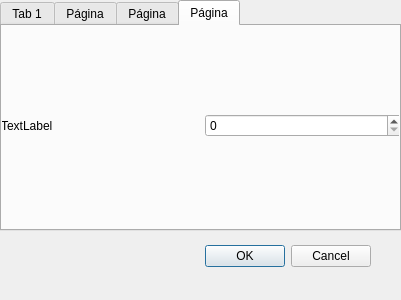
<?xml version="1.0" encoding="UTF-8"?>
<ui version="4.0">
 <class>Dialog</class>
 <widget class="QDialog" name="Dialog">
  <property name="geometry">
   <rect>
    <x>0</x>
    <y>0</y>
    <width>401</width>
    <height>300</height>
   </rect>
  </property>
  <property name="windowTitle">
   <string>Dialog</string>
  </property>
  <widget class="QDialogButtonBox" name="buttonBox">
   <property name="geometry">
    <rect>
     <x>30</x>
     <y>240</y>
     <width>341</width>
     <height>32</height>
    </rect>
   </property>
   <property name="orientation">
    <enum>Qt::Horizontal</enum>
   </property>
   <property name="standardButtons">
    <set>QDialogButtonBox::Cancel|QDialogButtonBox::Ok</set>
   </property>
  </widget>
  <widget class="QTabWidget" name="tabWidget">
   <property name="geometry">
    <rect>
     <x>0</x>
     <y>0</y>
     <width>401</width>
     <height>231</height>
    </rect>
   </property>
   <property name="currentIndex">
    <number>3</number>
   </property>
   <widget class="QWidget" name="tab_1">
    <attribute name="title">
     <string>Tab 1</string>
    </attribute>
    <widget class="QWidget" name="gridLayoutWidget">
     <property name="geometry">
      <rect>
       <x>-1</x>
       <y>-1</y>
       <width>401</width>
       <height>211</height>
      </rect>
     </property>
     <layout class="QGridLayout" name="gridLayout">
      <property name="leftMargin">
       <number>20</number>
      </property>
      <property name="topMargin">
       <number>20</number>
      </property>
      <property name="rightMargin">
       <number>20</number>
      </property>
      <property name="bottomMargin">
       <number>20</number>
      </property>
      <item row="0" column="0">
       <widget class="QLabel" name="label_1_1">
        <property name="text">
         <string>TextLabel</string>
        </property>
       </widget>
      </item>
      <item row="1" column="0">
       <widget class="QLabel" name="label_1_2">
        <property name="text">
         <string>TextLabel</string>
        </property>
       </widget>
      </item>
      <item row="0" column="1">
       <widget class="QSpinBox" name="spinBox_1_1"/>
      </item>
      <item row="1" column="1">
       <widget class="QSpinBox" name="spinBox_1_2"/>
      </item>
     </layout>
    </widget>
   </widget>
   <widget class="QWidget" name="tab_2">
    <attribute name="title">
     <string>Página</string>
    </attribute>
    <widget class="QWidget" name="gridLayoutWidget_2">
     <property name="geometry">
      <rect>
       <x>-1</x>
       <y>-1</y>
       <width>401</width>
       <height>201</height>
      </rect>
     </property>
     <layout class="QGridLayout" name="gridLayout_2">
      <item row="0" column="0">
       <widget class="QLabel" name="label_2_1">
        <property name="text">
         <string>TextLabel</string>
        </property>
       </widget>
      </item>
     </layout>
    </widget>
   </widget>
   <widget class="QWidget" name="tab_3">
    <attribute name="title">
     <string>Página</string>
    </attribute>
    <widget class="QWidget" name="gridLayoutWidget_3">
     <property name="geometry">
      <rect>
       <x>-1</x>
       <y>-1</y>
       <width>401</width>
       <height>201</height>
      </rect>
     </property>
     <layout class="QGridLayout" name="gridLayout_3">
      <item row="1" column="0">
       <widget class="QLabel" name="label_3_2">
        <property name="text">
         <string>TextLabel</string>
        </property>
       </widget>
      </item>
      <item row="0" column="0">
       <widget class="QLabel" name="label_3_1">
        <property name="text">
         <string>TextLabel</string>
        </property>
       </widget>
      </item>
      <item row="2" column="0">
       <widget class="QLabel" name="label_3_3">
        <property name="text">
         <string>TextLabel</string>
        </property>
       </widget>
      </item>
      <item row="0" column="1">
       <widget class="QLineEdit" name="lineEdit_3_1"/>
      </item>
      <item row="1" column="1">
       <widget class="QLineEdit" name="lineEdit_3_2"/>
      </item>
      <item row="2" column="1">
       <widget class="QLineEdit" name="lineEdit_3_3"/>
      </item>
     </layout>
    </widget>
   </widget>
   <widget class="QWidget" name="tab_4">
    <attribute name="title">
     <string>Página</string>
    </attribute>
    <widget class="QWidget" name="gridLayoutWidget_4">
     <property name="geometry">
      <rect>
       <x>-1</x>
       <y>-1</y>
       <width>401</width>
       <height>201</height>
      </rect>
     </property>
     <layout class="QGridLayout" name="gridLayout_4">
      <item row="0" column="0">
       <widget class="QLabel" name="label_4_1">
        <property name="text">
         <string>TextLabel</string>
        </property>
       </widget>
      </item>
      <item row="0" column="1">
       <widget class="QSpinBox" name="spinBox_4_1"/>
      </item>
     </layout>
    </widget>
   </widget>
  </widget>
 </widget>
 <resources/>
 <connections>
  <connection>
   <sender>buttonBox</sender>
   <signal>accepted()</signal>
   <receiver>Dialog</receiver>
   <slot>accept()</slot>
   <hints>
    <hint type="sourcelabel">
     <x>248</x>
     <y>254</y>
    </hint>
    <hint type="destinationlabel">
     <x>157</x>
     <y>274</y>
    </hint>
   </hints>
  </connection>
  <connection>
   <sender>buttonBox</sender>
   <signal>rejected()</signal>
   <receiver>Dialog</receiver>
   <slot>reject()</slot>
   <hints>
    <hint type="sourcelabel">
     <x>316</x>
     <y>260</y>
    </hint>
    <hint type="destinationlabel">
     <x>286</x>
     <y>274</y>
    </hint>
   </hints>
  </connection>
 </connections>
</ui>
